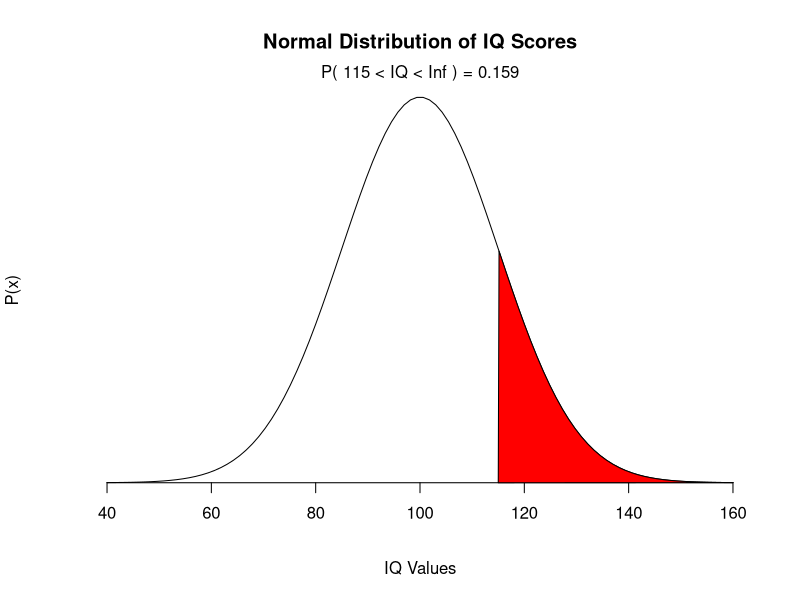

The R script that drew this image:
# Graphing Probability Distributions in R

# Example: Plotting the normal distribution of children's IQ scores - mean of 100 and standard deviation of 15
# What percentage of children have an IQ score greater than 115? 

# Define Parameters of Distribution
mean = 100
standev = 15

# Define lower and upper bounds of region of interest
lower = 115
upper = Inf

# Generate sequence of numbers and make normal distribution
x <- seq(-4, 4, length=100)*standev + mean
prob <- dnorm(x, mean, standev)

# Make plot and add probability distribution and axis labels
plot(x, prob, type="n", xlab = "IQ Values", ylab = "P(x)", main = "Normal Distribution of IQ Scores", axes = FALSE)
lines(x, prob)
axis(1, at=seq(40, 160, 20), pos=0)


# Generate polygon for region of interest
i <- x >= lower & x <= upper
polygon(c(lower,x[i],upper), c(0,prob[i],0), col="red") 

# Calculate are under curve for region of interest and print results
area <- 1 - pnorm(lower, mean, standev)
result <- paste("P(",lower,"< IQ <",upper,") =", signif(area, digits=3))
mtext(result,3)
